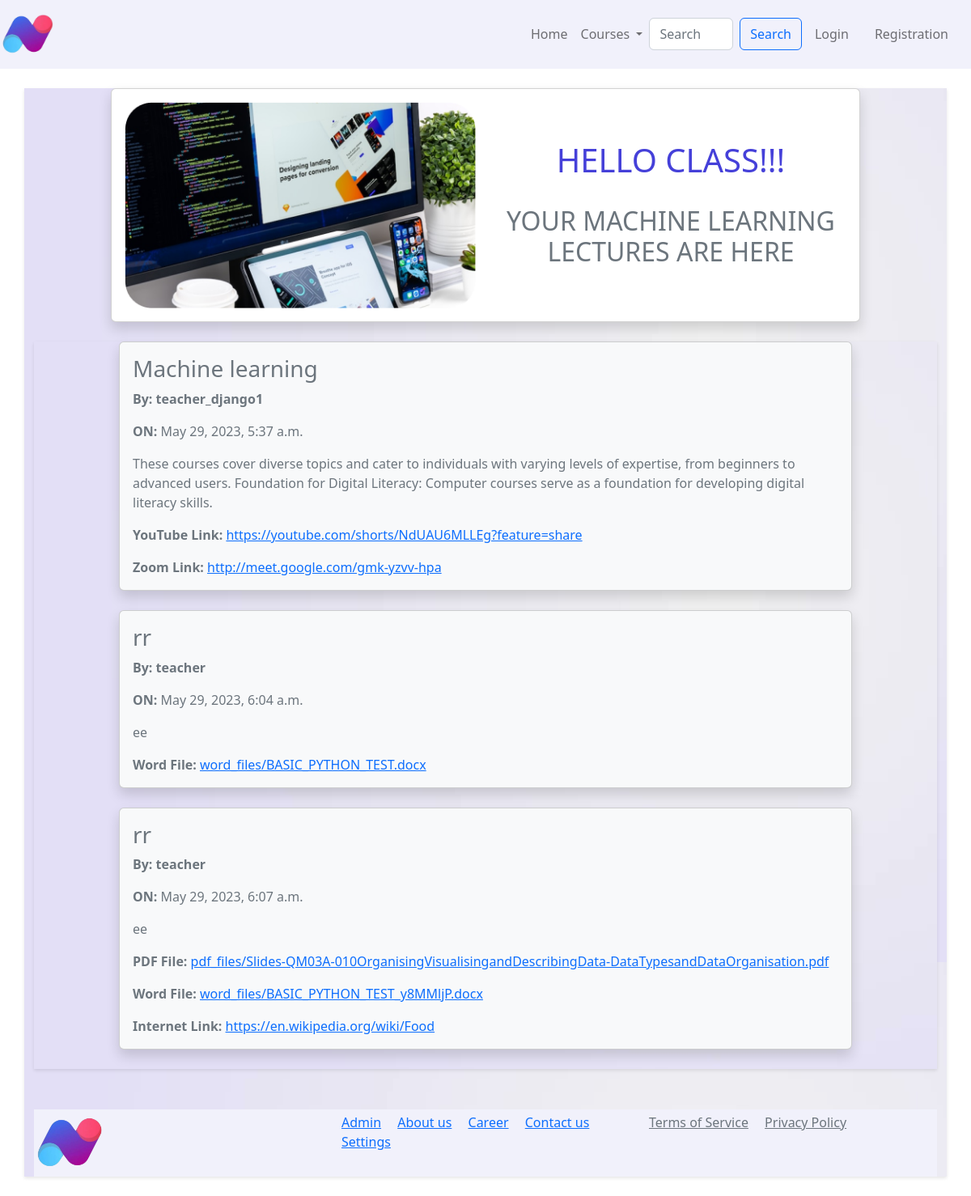
The page /study2/ on the database its author committed.
### app/models.py (models this page shows, shortened)
class Lecture2(models.Model):
    title = models.CharField(max_length=200)
    content = models.TextField()
    date_posted = models.DateTimeField(default=timezone.now)
    author = models.ForeignKey(User, on_delete=models.CASCADE)
    youtube_link = models.URLField(blank=True)
    zoom_link = models.URLField(blank=True)
    pdf_file = models.FileField(upload_to='pdf_files/', blank=True)
    word_file = models.FileField(upload_to='word_files/', blank=True)
    internet_link = models.URLField(blank=True)
    class Meta:
        permissions = (
            ('create_lecture', 'Can create a lecture'),
            ('view_my_lecture', 'Can view a lecture'),
        )

### app/views.py (the view)
# urls.py: path('study2/', views.study2, name='study2'),
def study2(request):
    lectures = Lecture2.objects.all()
    return render(request, 'app/study2.html', {'lectures': lectures})

### app/templates/app/study2.html (shortened to what this page needs)
{% extends 'app/base.html' %}
{% load static %}
{% block main-content %}
<div class="container my-4" style="background-image: url('{% static 'app/images/pics/backgteach.jpg' %}'); box-shadow: 0px 2px 4px rgba(0, 0, 0, 0.1);">
  <div class="row">
  <div class="offset-1 col-10">
    <div class="card text-muted rounded shadow">
      <div class="card-body text-center">
        <div class="row">
          <div class="col-md-6">
            <img src="{% static 'app\images\pics\n2.png' %}" class="img-fluid rounded-start" alt="...">
          </div>
          <div class="col-md-6">
            <br><br>
            <h1 class="card-title text-muted" style="color: #4540D9 !important;" >HELLO CLASS!!!</h1>
            <br>
            <h2 class="card-title text-muted">YOUR MACHINE LEARNING LECTURES ARE HERE</h2>
          </div>
        </div>
      </div>
    </div>
  </div>
</div>
<div class="container my-4" style="background-image: url('{% static 'app/images/pics/backgteach.jpg' %}'); box-shadow: 0px 2px 4px rgba(0, 0, 0, 0.1);">
  <div class="row" style="margin-top: 20px; margin-bottom: 20px;">
    {% for lecture in lectures %}
      <div class="offset-1 col-10">
        <div class="card bg-light rounded shadow mb-4" style="background-color: #F1F1FB;">
          <div class="card-body">
            <h3 class="card-title text-muted">{{ lecture.title }}</h3>
            <p class="card-text text-muted"><b>By: {{ lecture.author }}</b></p>
            <p class="card-text text-muted"><b>ON: </b>{{ lecture.date_posted }}</p>
            <p class="card-text text-muted">{{ lecture.content }}</p>
            {% if lecture.youtube_link %}
              <p class="card-text text-muted"><b>YouTube Link: </b><a href="{{ lecture.youtube_link }}">{{ lecture.youtube_link }}</a></p>
            {% endif %}
            {% if lecture.zoom_link %}
              <p class="card-text text-muted"><b>Zoom Link: </b><a href="{{ lecture.zoom_link }}">{{ lecture.zoom_link }}</a></p>
            {% endif %}
            {% if lecture.pdf_file %}
              <p class="card-text text-muted"><b>PDF File: </b><a href="{{ lecture.pdf_file.url }}">{{ lecture.pdf_file.name }}</a></p>
            {% endif %}
            {% if lecture.word_file %}
              <p class="card-text text-muted"><b>Word File: </b><a href="{{ lecture.word_file.url }}">{{ lecture.word_file.name }}</a></p>
            {% endif %}
            {% if lecture.internet_link %}
              <p class="card-text text-muted"><b>Internet Link: </b><a href="{{ lecture.internet_link }}">{{ lecture.internet_link }}</a></p>
            {% endif %}
          </div>
        </div>
      </div>
    {% endfor %}
  </div>
</div>
{% endblock main-content %}

### rows shown on the page
Lecture2: title "Machine learning", author "teacher_django1", date_posted "May 29, 2023, 5:37 a.m.", content "These courses cover diverse topics and cater to individuals with varying levels of expertise, from beginners to advanced users. Foundation for Digital Literacy: Computer courses serve as a foundation for developing digital literacy skills.", youtube_link "https://youtube.com/shorts/NdUAU6MLLEg?feature=share", zoom_link "http://meet.google.com/gmk-yzvv-hpa"
Lecture2: title "rr", author "teacher", date_posted "May 29, 2023, 6:04 a.m.", content "ee", word_file.name "word_files/BASIC_PYTHON_TEST.docx"
Lecture2: title "rr", author "teacher", date_posted "May 29, 2023, 6:07 a.m.", content "ee", pdf_file.name "pdf_files/Slides-QM03A-010OrganisingVisualisingandDescribingData-DataTypesandDataOrganisation.pdf", word_file.name "word_files/BASIC_PYTHON_TEST_y8MMljP.docx", internet_link "https://en.wikipedia.org/wiki/Food"
